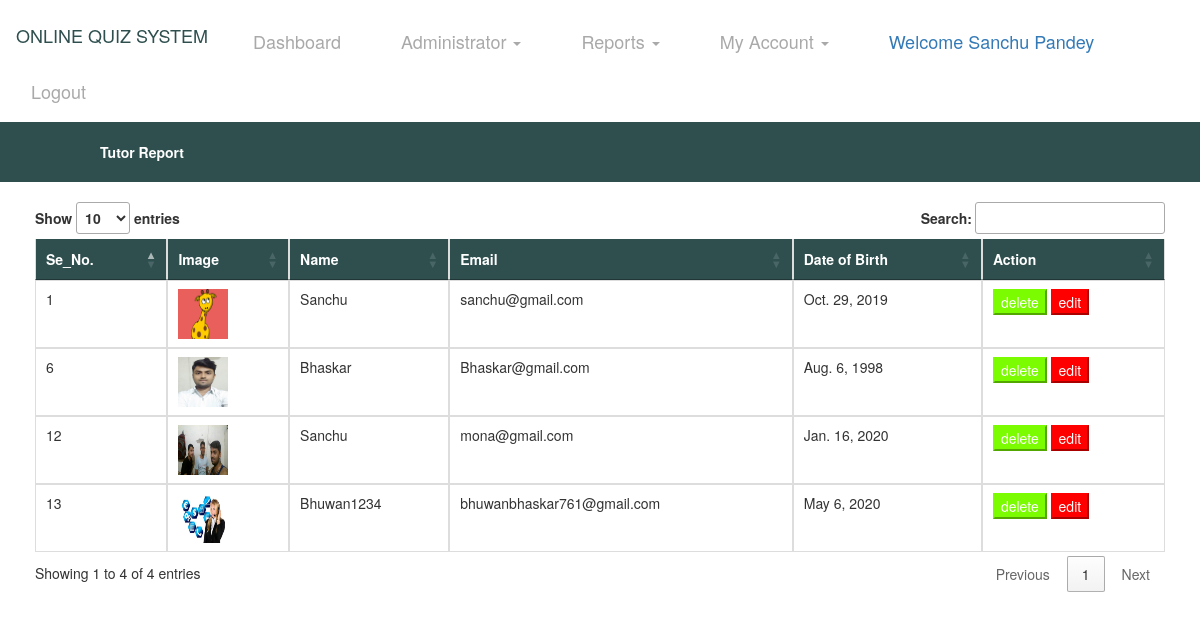
Screenshot of /tutorreport/ (signed in) with the database file from the repository.
### Quiz/models.py (models this page shows, shortened)
class UserDetail(models.Model):
    user = models.ForeignKey(User, on_delete=models.CASCADE, null=True)
    cat = models.CharField(max_length=30, null=True)
    gender = models.CharField(max_length=30, null=True)
    mobile = models.CharField(max_length=10, null=True)
    add1 = models.CharField(max_length=100, null=True)
    add2 = models.CharField(max_length=100, null=True)
    city = models.CharField(max_length=50, null=True)
    state = models.CharField(max_length=50, null=True)
    country = models.CharField(max_length=50, null=True)
    img = models.FileField(null=True)
    dob = models.DateField(null=True)

### Quiz/views.py (the view)
# urls.py: path('tutorreport/', TutorReport, name='tutorreport'),
def TutorReport(request):
    if not request.user.is_authenticated:
        return redirect('tutorlogin')
    tutor = []
    for i in UserDetail.objects.all():
        if i.cat == "tutor":
            tutor.append(i)
    d = {'userdetail': tutor}
    return render(request,'tutorreport.html',d)

### Quiz/templates/tutorreport.html (shortened to what this page needs)
{% extends 'base2.html' %}
{% load static %}
{% block body %}
<div style="background-color:DarkSlateGrey;padding:20px">
        <table width="1000" align="center">
    <tr><th style="color:white">Tutor Report</th>
    </tr>
</table>
</div>
<div class="container" style="padding:20px;border:0px solid white">
<table class="table table-bordered" id="myTable" style="border:0px solid white">
  <thead style="background-color:DarkSlateGrey;color:white;border-color:white">
  <tr>
    <th>Se_No.</th>
    <th>Image</th>
      <th> Name</th>
    <th>Email</th>
       <th> Date of Birth</th>
    <th>Action</th>
  </tr>
  </thead>
   <tbody style="border-color:white">
    {% for i in userdetail %}
  <tr>
    <td>{{i.id}}</td>
    <td><img src="{{i.img.url}}" style="width:50px;height:50px"></td>
      <td>{{i.user.first_name}}</td>
      <td>{{i.user.email}}</td>
      <td>{{i.dob}}</td>
    <td><a href="{% url 'deletetutor' i.id %}"><button class="button button1">delete</button></a>
      <a href="{% url 'edittutor' i.id %}"><button class="button button2">edit</button></a></td>
  </tr>
    {% endfor %}
    </tbody>
</table>
</div>
{% endblock %}

### Quiz/templates/base2.html (shortened to what this page needs)
<!DOCTYPE html>
<html lang="en">
<head>
    {% load static %}
  <link rel="stylesheet" href="https://maxcdn.bootstrapcdn.com/bootstrap/3.4.0/css/bootstrap.min.css">
  <link rel = stylesheet href = "//cdn.datatables.net/1.10.19/css/jquery.dataTables.min.css">
</head>
<body>
<nav class="navbar navbar-expand-sm bg-info navbar-dark" style="background-color:white">
    <ul class="nav navbar-nav">
      <li class="navbar-brand" style="color:DarkSlateGrey"><h4>ONLINE QUIZ SYSTEM</h4></li>
            <li class="navbar-brand"><a href="{% url 'userdashboard' %}" style="color:darkgrey">Dashboard</a></li>
      <li class="navbar-brand"><a class="dropdown-toggle" data-toggle="dropdown" href="#" style="color:darkgrey;bottom-padding:18px">Administrator  <span class="caret"></span></a>
      </li>
      <li class="navbar-brand"><a class="dropdown-toggle" data-toggle="dropdown" href="#" style="color:darkgrey;bottom-padding:18px">Reports  <span class="caret"></span></a>
      </li>
      <li class="navbar-brand"><a class="dropdown-toggle" data-toggle="dropdown" href="#" style="color:darkgrey;bottom-padding:18px">My Account  <span class="caret"></span></a>
      </li>
        <li class="navbar-brand"> <a href="#" style="color:Black margin-top:25px">Welcome {{request.user.first_name}} {{request.user.last_name}}</a></li>
        <li class="navbar-brand"><a href="{% url 'logout' %}" style="color:darkgrey">Logout</a></li>
    </ul>
</nav>
{% block body %}
{% endblock %}
</body>
</html>

### Quiz/templates/tutorreport.html (style rules this page uses)
.button1 { background-color:LawnGreen; color:white; border-color:LawnGreen; }
.button2 { background-color:red; color:white; border-color:red; }
#myTable { border-color:white; }

### rows the page displays
UserDetail: id "1", img (picture), user.first_name "Sanchu", user.email "sanchu@gmail.com", dob "Oct. 29, 2019"
UserDetail: id "6", img (picture), user.first_name "Bhaskar", user.email "Bhaskar@gmail.com", dob "Aug. 6, 1998"
UserDetail: id "12", img (picture), user.first_name "Sanchu", user.email "mona@gmail.com", dob "Jan. 16, 2020"
UserDetail: id "13", img (picture), user.first_name "Bhuwan1234", user.email "bhuwanbhaskar761@gmail.com", dob "May 6, 2020"

### other values shown
{{ request.user.first_name }} "Sanchu"
{{ request.user.last_name }} "Pandey"
